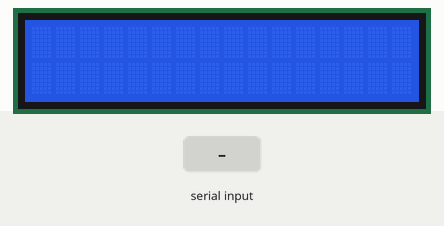
This sketch was run on a simulated Arduino Uno, built with avr-gcc and run on an emulated ATmega328P. Parts: 16×2 character LCD. The test bench sets the inputs (shaded band).

Above: at 1.2 s.
1.3 s: "1\n" received over Serial
At 2.8 s:
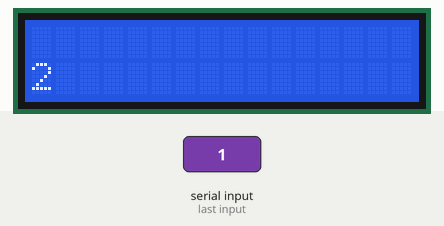
At 9.25 s:
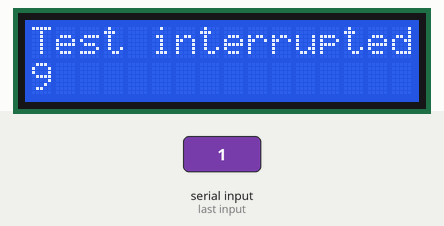
Timing chart, 0 to 9.5 s (numbered marks = the images above; inputs shaded):
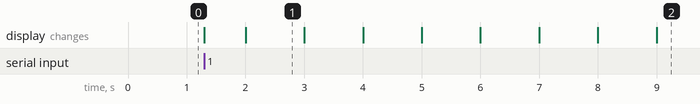

Measured:
- after the input at 1.3 s, the display: first changes at once (image 1 shows a later state)
- what the display in image 1 shows lasts 1.0 s, from 2.0 s to 3.0 s

The sketch:

LCD_example.ino
```cpp
#include <LiquidCrystal.h>
LiquidCrystal lcd(7, 6, 5, 4, 3, 2);
int n,x;
float y=5.123;
float z=0.000;
unsigned long cur,prev=0;

void setup()
{
  // put your setup code here, to run once:
  pinMode(9,INPUT);
  lcd.begin(16,2);
  lcd.print("Hello,World!");
  Serial.begin(9600);
  lcd.setCursor(0,0);
  lcd.print("            ");
}

void loop()
{
  // put your main code here, to run repeatedly:
  n=Serial.read();
  if(n=='1')
  {
    cur=millis()/1000;
    prev=cur;
    while(true)
    {
      lcd.setCursor(0,1);
      unsigned long cur=millis()/1000;
      lcd.print(cur);
      if(cur-prev==10)
      {
        lcd.setCursor(0,0);
        lcd.print("The sensor has passed the test");
      }
      else if(cur-prev==8)
      {
        lcd.setCursor(0,0);
        lcd.print("Test interrupted");
        prev=cur;
        break;
      }
    }

  }
  else if(n=='2')
  {
    x=digitalRead(9);
    if(x==LOW)
    {
      lcd.print(z);
    }
    else
    {
      lcd.print(y);
    }

  }

}
```
